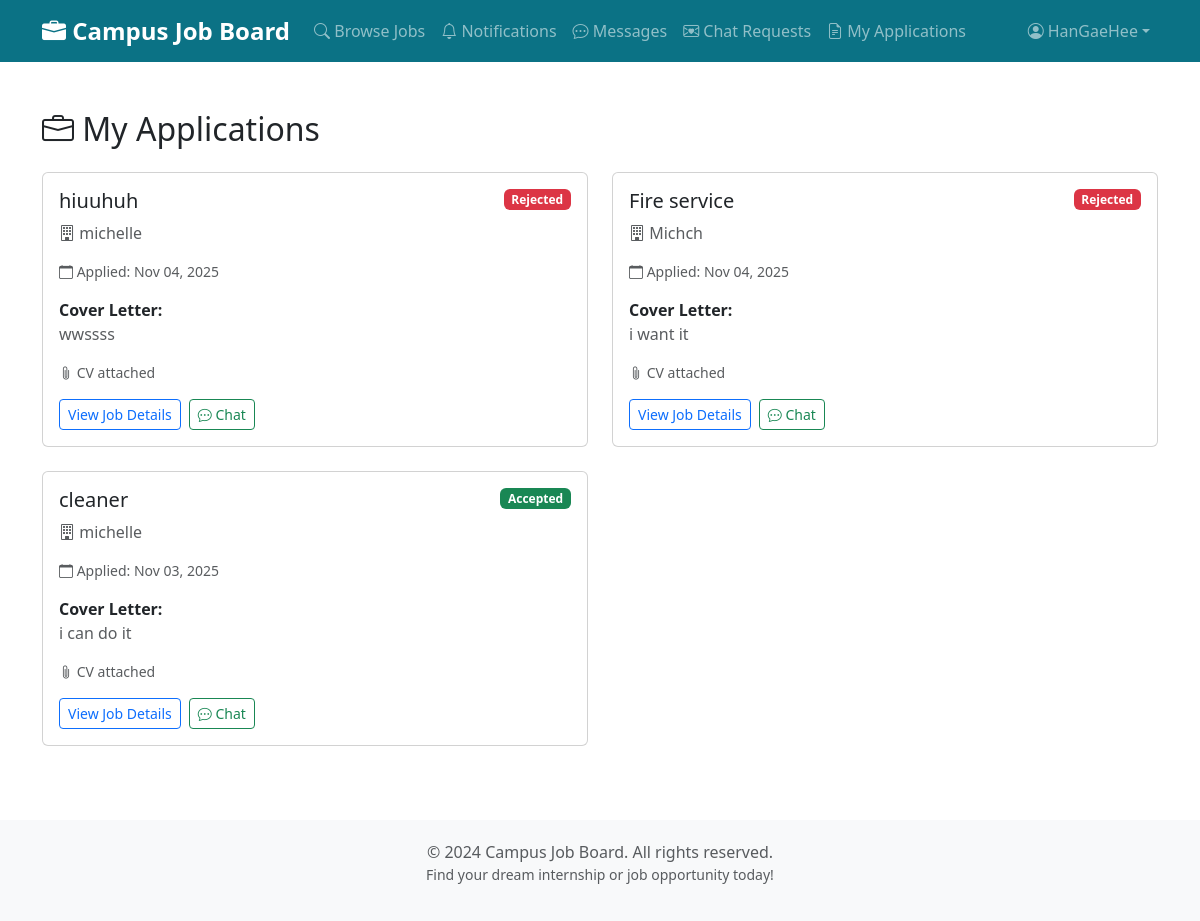
Page /my-applications/ (signed in) on the earlier database version.
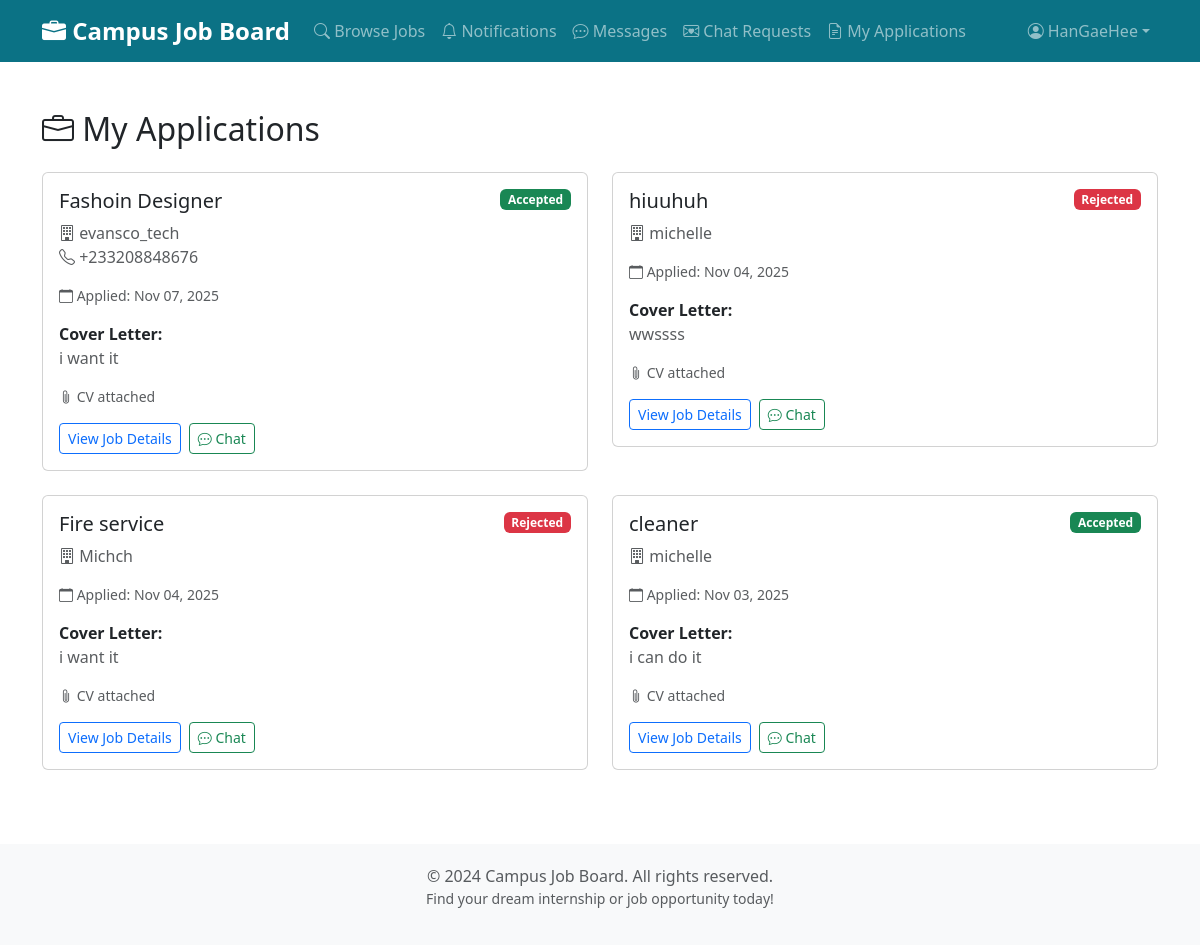
Same page on the later database version.
### jobs/models.py (models this page shows, shortened)
class Application(models.Model):
    PENDING = 'P'
    ACCEPTED = 'A'
    REJECTED = 'R'
    STATUS_CHOICES = [
        (PENDING, 'Pending'),
        (ACCEPTED, 'Accepted'),
        (REJECTED, 'Rejected'),
    ]
    job = models.ForeignKey(JobPost,
                            on_delete=models.CASCADE,
                            related_name='applications')
    applicant = models.ForeignKey(settings.AUTH_USER_MODEL,
                                  on_delete=models.CASCADE,
                                  limit_choices_to={'is_company': False},
                                  related_name='job_applications')
    cover_letter = models.TextField(
        help_text="Why you're interested in this position")
    cv = models.FileField(upload_to='applications/cv/',
                          null=True,
                          blank=True,
                          help_text="Upload your CV/Resume (PDF, DOC, DOCX)")
    transcript = models.FileField(
        upload_to='applications/transcripts/',
        null=True,
        blank=True,
        help_text="Upload your academic transcript (PDF)")
    certificate = models.FileField(
        upload_to='applications/certificates/',
        null=True,
        blank=True,
        help_text="Upload any relevant certificates (PDF)")
    other_document = models.FileField(
        upload_to='applications/other/',
        null=True,
        blank=True,
        help_text="Upload any other supporting document")
    date_applied = models.DateTimeField(default=timezone.now)
    status = models.CharField(max_length=1,
                              choices=STATUS_CHOICES,
                              default=PENDING)
    company_unread = models.BooleanField(
        default=True,
        help_text="Whether the company has an unread notification for this application")
    applicant_unread = models.BooleanField(
        default=False,
        help_text="Whether the applicant has an unread notification for status updates")
    class Meta:
        ordering = ['-date_applied']
        unique_together = [['job', 'applicant']]
        indexes = [
            models.Index(fields=['-date_applied']),
            models.Index(fields=['status']),
        ]

class JobPost(models.Model):
    FULL_TIME = 'FT'
    PART_TIME = 'PT'
    INTERNSHIP = 'INT'
    CONTRACT = 'CON'
    JOB_TYPE_CHOICES = [
        (FULL_TIME, 'Full Time'),
        (PART_TIME, 'Part Time'),
        (INTERNSHIP, 'Internship'),
        (CONTRACT, 'Contract'),
    ]
    IT = 'IT'
    MARKETING = 'MKT'
    FINANCE = 'FIN'
    SALES = 'SLS'
    HR = 'HR'
    ENGINEERING = 'ENG'
    EDUCATION = 'EDU'
    HEALTHCARE = 'HLT'
    MEDIA = 'MED'
    LAW = 'LAW'
    CONSTRUCTION = 'CON'
    CUSTOMER_SERVICE = 'CS'
    ARCHITECTURE = 'ARC'
    ACCOUNTING = 'ACC'
    OTHER = 'OTH'
    CATEGORY_CHOICES = [
        (IT, 'IT & Software'),
        (FINANCE, 'Finance & Accounting'),
        (ACCOUNTING, 'Accounting'),
        (MARKETING, 'Marketing & Sales'),
        (SALES, 'Sales'),
        (EDUCATION, 'Education & Training'),
        (ENGINEERING, 'Engineering'),
        (ARCHITECTURE, 'Architecture'),
        (HEALTHCARE, 'Healthcare & Medicine'),
        (MEDIA, 'Media & Design'),
        (HR, 'Human Resources'),
        (LAW, 'Law & Administration'),
        (CONSTRUCTION, 'Construction & Real Estate'),
        (CUSTOMER_SERVICE, 'Customer Service'),
        (OTHER, 'Others'),
    ]
    CURRENCY_CHOICES = [
        ('USD', 'USD - US Dollar'),
        ('GHS', 'GHS - Ghanaian Cedi'),
        ('EUR', 'EUR - Euro'),
        ('GBP', 'GBP - British Pound'),
        ('NGN', 'NGN - Nigerian Naira'),
        ('KES', 'KES - Kenyan Shilling'),
        ('ZAR', 'ZAR - South African Rand'),
        ('CAD', 'CAD - Canadian Dollar'),
        ('AUD', 'AUD - Australian Dollar'),
    ]
    title = models.CharField(max_length=200)
    company = models.ForeignKey(settings.AUTH_USER_MODEL,
                                on_delete=models.CASCADE,
                                limit_choices_to={'is_company': True},
                                related_name='job_posts')
    description = models.TextField(help_text="Detailed job description")
    requirements = models.TextField(
        help_text="Required qualifications and skills")
    location = models.CharField(max_length=200)
    latitude = models.DecimalField(
        max_digits=9,
        decimal_places=6,
        null=True,
        blank=True,
        help_text="Latitude for live location (optional, requires user permission)"
    )
    longitude = models.DecimalField(
        max_digits=9,
        decimal_places=6,
        null=True,
        blank=True,
        help_text="Longitude for live location (optional, requires user permission)"
    )
    category = models.CharField(max_length=3,
                                choices=CATEGORY_CHOICES,
                                default=IT)
    job_type = models.CharField(max_length=3,
                                choices=JOB_TYPE_CHOICES,
                                default=FULL_TIME)
    date_posted = models.DateTimeField(default=timezone.now)
    deadline = models.DateTimeField(help_text="Application deadline (date and time)")
    salary = models.DecimalField(max_digits=10,
                                 decimal_places=2,
                                 null=True,
                                 blank=True,
                                 help_text="Salary range (optional)")
    currency = models.CharField(max_length=3,
                                choices=CURRENCY_CHOICES,
                                default='USD',
                                help_text="Currency for salary")
    image = models.ImageField(
        upload_to='job_images/',
        null=True,
        blank=True,
        help_text="Optional image for the job posting")
    is_approved = models.BooleanField(
        default=False, help_text="Whether this job post is approved by admin")
    class Meta:
        ordering = ['-date_posted']
        indexes = [
            models.Index(fields=['-date_posted']),
            models.Index(fields=['category']),
            models.Index(fields=['job_type']),
        ]

### users/models.py (models this page shows, shortened)
class CustomUser(AbstractUser):
    is_company = models.BooleanField(
        default=False,
        help_text="Designates whether this user is a company/employer")
    id_document = models.FileField(
        upload_to='user_ids/',
        null=True,
        blank=True,
        help_text='Upload an identification document (image or PDF) for verification')
    institution = models.CharField(
        max_length=255,
        help_text='Enter your school or company name for verification',
        null=True,
        blank=True
    )
    PENDING = 'P'
    VERIFIED = 'V'
    REJECTED = 'R'
    VERIFICATION_STATUS_CHOICES = [
        (PENDING, 'Pending'),
        (VERIFIED, 'Verified'),
        (REJECTED, 'Rejected'),
    ]
    verification_status = models.CharField(
        max_length=1,
        choices=VERIFICATION_STATUS_CHOICES,
        default=PENDING,
        help_text='Status of identity verification')
    email_verified = models.BooleanField(
        default=False,
        help_text='Whether the user has verified their email address')
    email_verification_token = models.CharField(
        max_length=6,
        null=True,
        blank=True,
        help_text='Temporary token for email verification')
    phone_number = models.CharField(
        max_length=20,
        null=True,
        blank=True,
        unique=False,
        help_text='Phone number in international format, e.g. +14155552671')
    phone_verified = models.BooleanField(
        default=False,
        help_text='Whether the user has verified their phone number')

### jobs/views.py (the view)
# urls.py: path('my-applications/', views.my_applications, name='my_applications'),
@login_required
def my_applications(request):
    if request.user.is_company:
        jobs = JobPost.objects.filter(company=request.user)
        applications = Application.objects.filter(job__in=jobs).select_related(
            'applicant', 'job')
        try:
            Application.objects.filter(job__company=request.user,
                                       company_unread=True).update(
                company_unread=False)
        except Exception:
            pass
    else:
        applications = Application.objects.filter(
            applicant=request.user).select_related('job')
        try:
            Application.objects.filter(applicant=request.user,
                                       applicant_unread=True).update(
                applicant_unread=False)
        except Exception:
            pass
    return render(request, 'jobs/my_applications.html',
                  {'applications': applications})

### jobs/context_processors.py (called while the page is built)
def notification_counts(request):
    company_unread = 0
    applicant_unread = 0
    user = getattr(request, 'user', None)
    if user and user.is_authenticated:
        try:
            if getattr(user, 'is_company', False):
                company_unread = Application.objects.filter(
                    job__company=user, company_unread=True).count()
            else:
                applicant_unread = Application.objects.filter(
                    applicant=user, applicant_unread=True).count()
        except Exception:
            company_unread = 0
            applicant_unread = 0
    return {
        'company_unread_count': company_unread,
        'applicant_unread_count': applicant_unread,
    }

### notifications/context_processors.py (called while the page is built)
def notification_context(request):
    if request.user.is_authenticated:
        unread_count = Notification.objects.filter(
            recipient=request.user,
            is_read=False
        ).count()
        return {'notification_count': unread_count}
    return {'notification_count': 0}

### jobs/templates/jobs/my_applications.html (shortened to what the changed rows need)
{% extends 'base.html' %}
{% block content %}
<h2>
    <i class="bi bi-briefcase"></i>
    {% if user.is_company %}
        Applications for My Jobs
    {% else %}
        My Applications
    {% endif %}
</h2>
{% if applications %}
    <div class="row mt-4">
        {% for application in applications %}
            <div class="col-md-6 mb-4">
                <div class="card">
                    <div class="card-body">
                        <div class="d-flex justify-content-between align-items-start mb-3">
                            <div>
                                <h5 class="card-title">{{ application.job.title }}</h5>
                                <p class="text-muted mb-0">
                                    {% if user.is_company %}
                                        <i class="bi bi-person"></i> {{ application.applicant.username }}
                                        {% if application.applicant.phone_number %}
                                            <br><i class="bi bi-telephone"></i> {{ application.applicant.phone_number }}
                                        {% endif %}
                                    {% else %}
                                        <i class="bi bi-building"></i> {{ application.job.company.username }}
                                        {% if application.job.company.phone_number %}
                                            <br><i class="bi bi-telephone"></i> {{ application.job.company.phone_number }}
                                        {% endif %}
                                    {% endif %}
                                </p>
                            </div>
                            <span class="badge
                                {% if application.status == 'P' %}bg-warning
                                {% elif application.status == 'A' %}bg-success
                                {% else %}bg-danger
                                {% endif %}">
                                {{ application.get_status_display }}
                            </span>
                        </div>
                        <p class="text-muted small mb-3">
                            <i class="bi bi-calendar"></i> Applied: {{ application.date_applied|date:"M d, Y" }}
                        </p>
                        <div class="mb-3">
                            <strong>Cover Letter:</strong>
                            <p class="text-muted">{{ application.cover_letter|truncatewords:30 }}</p>
                        </div>
                        {% if user.is_company %}
                            {% if application.cv %}
                            <p class="mb-2">
                                <i class="bi bi-file-earmark-pdf"></i> <a href="{{ application.cv.url }}" target="_blank">View CV</a>
                            </p>
                            {% endif %}
                            {% if application.status == 'P' %}
                            <div class="d-flex gap-2 mb-2">
                                <form method="post" action="{% url 'jobs:update_application_status' application.pk 'A' %}" class="flex-grow-1">
                                    {% csrf_token %}
                                    <div class="mb-2">
                                        <textarea name="message" class="form-control form-control-sm" placeholder="Optional message to applicant (e.g. interview details)" rows="2"></textarea>
                                    </div>
                                    <button type="submit" class="btn btn-success btn-sm w-100">
                                        <i class="bi bi-check-circle"></i> Accept
                                    </button>
                                </form>
                                <form method="post" action="{% url 'jobs:update_application_status' application.pk 'R' %}" class="flex-grow-1">
                                    {% csrf_token %}
                                    <div class="mb-2">
                                        <textarea name="message" class="form-control form-control-sm" placeholder="Optional message to applicant (reason for rejection)" rows="2"></textarea>
                                    </div>
                                    <button type="submit" class="btn btn-danger btn-sm w-100">
                                        <i class="bi bi-x-circle"></i> Reject
                                    </button>
                                </form>
                            </div>
                            {% endif %}
                        {% else %}
                            {% if application.cv %}
                            <p class="small text-muted"><i class="bi bi-paperclip"></i> CV attached</p>
                            {% endif %}
                        {% endif %}
                        <div class="d-flex gap-2 mt-2">
                            <a href="{% url 'jobs:view_application' application.pk %}" class="btn btn-outline-primary btn-sm">
                                View Job Details
                            </a>
                            <a href="{% url 'messaging:request_chat' application.pk %}" class="btn btn-outline-success btn-sm">
                                <i class="bi bi-chat-dots"></i> Chat
                            </a>
                        </div>
                    </div>
                </div>
            </div>
        {% endfor %}
    </div>
{% endif %}
{% endblock %}

Differences in the rows shown:
added Application: job "Fashoin Designer", job.company.username "evansco_tech", job.company.phone_number "+233208848676", status "Accepted", date_applied "Nov 07, 2025", cover_letter "i want it", shows "CV attached"
